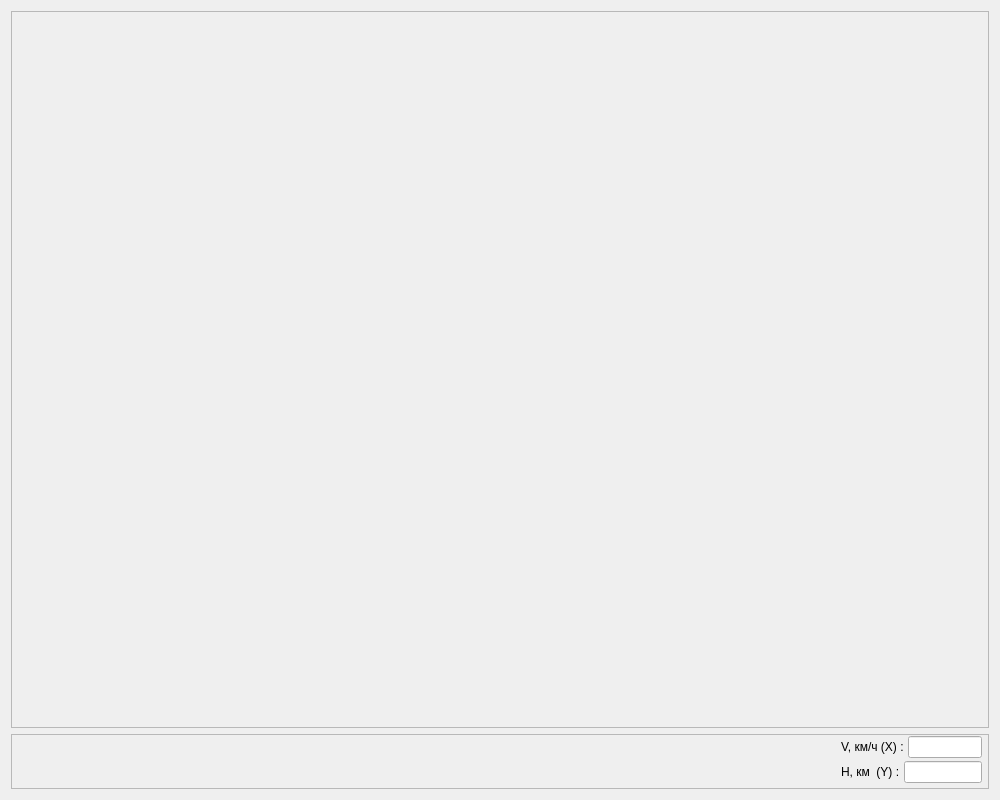
<?xml version="1.0" encoding="UTF-8"?>
<ui version="4.0">
 <class>myPlot</class>
 <widget class="QWidget" name="myPlot">
  <property name="geometry">
   <rect>
    <x>0</x>
    <y>0</y>
    <width>1000</width>
    <height>800</height>
   </rect>
  </property>
  <property name="sizePolicy">
   <sizepolicy hsizetype="Expanding" vsizetype="Expanding">
    <horstretch>0</horstretch>
    <verstretch>0</verstretch>
   </sizepolicy>
  </property>
  <property name="windowTitle">
   <string>Form</string>
  </property>
  <layout class="QVBoxLayout" name="verticalLayout">
   <item>
    <widget class="QFrame" name="frame_p">
     <property name="sizePolicy">
      <sizepolicy hsizetype="Expanding" vsizetype="Expanding">
       <horstretch>0</horstretch>
       <verstretch>0</verstretch>
      </sizepolicy>
     </property>
     <property name="frameShape">
      <enum>QFrame::StyledPanel</enum>
     </property>
     <property name="frameShadow">
      <enum>QFrame::Raised</enum>
     </property>
     <layout class="QHBoxLayout" name="horizontalLayout_2">
      <item>
       <widget class="QCustomPlot" name="myPlotWidget" native="true">
        <property name="sizePolicy">
         <sizepolicy hsizetype="MinimumExpanding" vsizetype="Expanding">
          <horstretch>0</horstretch>
          <verstretch>0</verstretch>
         </sizepolicy>
        </property>
        <property name="minimumSize">
         <size>
          <width>400</width>
          <height>300</height>
         </size>
        </property>
       </widget>
      </item>
     </layout>
    </widget>
   </item>
   <item>
    <widget class="QFrame" name="frame_p2">
     <property name="sizePolicy">
      <sizepolicy hsizetype="Preferred" vsizetype="Preferred">
       <horstretch>0</horstretch>
       <verstretch>0</verstretch>
      </sizepolicy>
     </property>
     <property name="minimumSize">
      <size>
       <width>0</width>
       <height>55</height>
      </size>
     </property>
     <property name="frameShape">
      <enum>QFrame::StyledPanel</enum>
     </property>
     <property name="frameShadow">
      <enum>QFrame::Raised</enum>
     </property>
     <widget class="QWidget" name="">
      <property name="geometry">
       <rect>
        <x>830</x>
        <y>0</y>
        <width>141</width>
        <height>52</height>
       </rect>
      </property>
      <layout class="QVBoxLayout" name="verticalLayout_2">
       <property name="spacing">
        <number>1</number>
       </property>
       <item>
        <layout class="QHBoxLayout" name="horizontalLayout_3">
         <item>
          <widget class="QLabel" name="label_p">
           <property name="text">
            <string>V, км/ч (X) : </string>
           </property>
          </widget>
         </item>
         <item>
          <widget class="QLineEdit" name="lineEdit_pX">
           <property name="sizePolicy">
            <sizepolicy hsizetype="Minimum" vsizetype="Fixed">
             <horstretch>0</horstretch>
             <verstretch>0</verstretch>
            </sizepolicy>
           </property>
           <property name="text">
            <string/>
           </property>
           <property name="alignment">
            <set>Qt::AlignCenter</set>
           </property>
          </widget>
         </item>
        </layout>
       </item>
       <item>
        <layout class="QHBoxLayout" name="horizontalLayout">
         <item>
          <widget class="QLabel" name="label_p2">
           <property name="sizePolicy">
            <sizepolicy hsizetype="Minimum" vsizetype="Preferred">
             <horstretch>0</horstretch>
             <verstretch>0</verstretch>
            </sizepolicy>
           </property>
           <property name="text">
            <string>H, км  (Y) : </string>
           </property>
          </widget>
         </item>
         <item>
          <widget class="QLineEdit" name="lineEdit_pY">
           <property name="sizePolicy">
            <sizepolicy hsizetype="Minimum" vsizetype="Fixed">
             <horstretch>0</horstretch>
             <verstretch>0</verstretch>
            </sizepolicy>
           </property>
           <property name="alignment">
            <set>Qt::AlignCenter</set>
           </property>
          </widget>
         </item>
        </layout>
       </item>
      </layout>
     </widget>
     <zorder>layoutWidget</zorder>
     <zorder></zorder>
    </widget>
   </item>
  </layout>
 </widget>
 <customwidgets>
  <customwidget>
   <class>QCustomPlot</class>
   <extends>QWidget</extends>
   <header>qcustomplot.h</header>
   <container>1</container>
  </customwidget>
 </customwidgets>
 <resources/>
 <connections/>
</ui>
